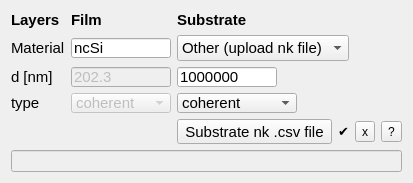
        <widget class="QWidget" name="layoutWidget_6">
         <property name="geometry">
          <rect>
           <x>10</x>
           <y>10</y>
           <width>453</width>
           <height>183</height>
          </rect>
         </property>
         <layout class="QGridLayout" name="gridLayout_2">
          <property name="sizeConstraint">
           <enum>QLayout::SetFixedSize</enum>
          </property>
          <item row="3" column="1">
           <widget class="QComboBox" name="RT_type_1">
            <property name="enabled">
             <bool>false</bool>
            </property>
            <property name="sizePolicy">
             <sizepolicy hsizetype="Maximum" vsizetype="Maximum">
              <horstretch>0</horstretch>
              <verstretch>0</verstretch>
             </sizepolicy>
            </property>
            <property name="minimumSize">
             <size>
              <width>100</width>
              <height>0</height>
             </size>
            </property>
            <property name="maximumSize">
             <size>
              <width>100</width>
              <height>20</height>
             </size>
            </property>
            <property name="font">
             <font>
              <pointsize>11</pointsize>
              <kerning>true</kerning>
             </font>
            </property>
            <property name="editable">
             <bool>false</bool>
            </property>
            <item>
             <property name="text">
              <string>coherent</string>
             </property>
            </item>
            <item>
             <property name="text">
              <string>incoherent</string>
             </property>
            </item>
           </widget>
          </item>
          <item row="1" column="1">
           <widget class="QLineEdit" name="RT_material_1">
            <property name="enabled">
             <bool>true</bool>
            </property>
            <property name="sizePolicy">
             <sizepolicy hsizetype="Maximum" vsizetype="Maximum">
              <horstretch>0</horstretch>
              <verstretch>0</verstretch>
             </sizepolicy>
            </property>
            <property name="maximumSize">
             <size>
              <width>100</width>
              <height>20</height>
             </size>
            </property>
            <property name="font">
             <font>
              <pointsize>11</pointsize>
              <kerning>true</kerning>
             </font>
            </property>
            <property name="text">
             <string>ncSi</string>
            </property>
           </widget>
          </item>
          <item row="2" column="0">
           <widget class="QLabel" name="RT_label_d">
            <property name="sizePolicy">
             <sizepolicy hsizetype="Maximum" vsizetype="Maximum">
              <horstretch>0</horstretch>
              <verstretch>0</verstretch>
             </sizepolicy>
            </property>
            <property name="maximumSize">
             <size>
              <width>60</width>
              <height>20</height>
             </size>
            </property>
            <property name="font">
             <font>
              <pointsize>11</pointsize>
              <weight>50</weight>
              <bold>false</bold>
              <kerning>true</kerning>
             </font>
            </property>
            <property name="text">
             <string>d [nm]</string>
            </property>
           </widget>
          </item>
          <item row="2" column="1">
           <widget class="QLineEdit" name="RT_d_1">
            <property name="enabled">
             <bool>false</bool>
            </property>
            <property name="sizePolicy">
             <sizepolicy hsizetype="Maximum" vsizetype="Maximum">
              <horstretch>0</horstretch>
              <verstretch>0</verstretch>
             </sizepolicy>
            </property>
            <property name="minimumSize">
             <size>
              <width>100</width>
              <height>0</height>
             </size>
            </property>
            <property name="maximumSize">
             <size>
              <width>100</width>
              <height>20</height>
             </size>
            </property>
            <property name="font">
             <font>
              <pointsize>11</pointsize>
              <kerning>true</kerning>
             </font>
            </property>
            <property name="text">
             <string>202.3</string>
            </property>
           </widget>
          </item>
          <item row="4" column="2">
           <layout class="QHBoxLayout" name="horizontalLayout">
            <item>
             <widget class="QToolButton" name="RT_upload_nk">
              <property name="font">
               <font>
                <pointsize>11</pointsize>
                <kerning>true</kerning>
               </font>
              </property>
              <property name="text">
               <string>Substrate nk .csv file</string>
              </property>
             </widget>
            </item>
           </layout>
          </item>
          <item row="4" column="5">
           <widget class="QToolButton" name="help_subs_RT">
            <property name="text">
             <string>?</string>
            </property>
           </widget>
          </item>
          <item row="1" column="2" colspan="2">
           <widget class="QComboBox" name="RT_substrate">
            <property name="sizePolicy">
             <sizepolicy hsizetype="Maximum" vsizetype="Maximum">
              <horstretch>0</horstretch>
              <verstretch>0</verstretch>
             </sizepolicy>
            </property>
            <property name="maximumSize">
             <size>
              <width>200</width>
              <height>30</height>
             </size>
            </property>
            <property name="font">
             <font>
              <pointsize>11</pointsize>
              <kerning>true</kerning>
             </font>
            </property>
            <property name="editable">
             <bool>false</bool>
            </property>
            <item>
             <property name="text">
              <string>Other (upload nk file)</string>
             </property>
            </item>
            <item>
             <property name="text">
              <string>Corning Glass</string>
             </property>
            </item>
            <item>
             <property name="text">
              <string>c-Si</string>
             </property>
            </item>
           </widget>
          </item>
          <item row="3" column="0">
           <widget class="QLabel" name="RT_label_type">
            <property name="sizePolicy">
             <sizepolicy hsizetype="Maximum" vsizetype="Maximum">
              <horstretch>0</horstretch>
              <verstretch>0</verstretch>
             </sizepolicy>
            </property>
            <property name="maximumSize">
             <size>
              <width>60</width>
              <height>20</height>
             </size>
            </property>
            <property name="font">
             <font>
              <pointsize>11</pointsize>
              <weight>50</weight>
              <bold>false</bold>
              <kerning>true</kerning>
             </font>
            </property>
            <property name="text">
             <string>type</string>
            </property>
           </widget>
          </item>
          <item row="4" column="3">
           <widget class="QLabel" name="RT_upload_nk_check">
            <property name="maximumSize">
             <size>
              <width>15</width>
              <height>16777215</height>
             </size>
            </property>
            <property name="font">
             <font>
              <pointsize>10</pointsize>
              <italic>true</italic>
              <kerning>true</kerning>
             </font>
            </property>
            <property name="text">
             <string>✔</string>
            </property>
           </widget>
          </item>
          <item row="1" column="0">
           <widget class="QLabel" name="RT_label_material">
            <property name="sizePolicy">
             <sizepolicy hsizetype="Maximum" vsizetype="Maximum">
              <horstretch>0</horstretch>
              <verstretch>0</verstretch>
             </sizepolicy>
            </property>
            <property name="maximumSize">
             <size>
              <width>60</width>
              <height>20</height>
             </size>
            </property>
            <property name="font">
             <font>
              <pointsize>11</pointsize>
              <weight>50</weight>
              <bold>false</bold>
              <kerning>true</kerning>
             </font>
            </property>
            <property name="text">
             <string>Material</string>
            </property>
           </widget>
          </item>
          <item row="0" column="2">
           <widget class="QLabel" name="RT_label_j_2">
            <property name="sizePolicy">
             <sizepolicy hsizetype="Maximum" vsizetype="Maximum">
              <horstretch>0</horstretch>
              <verstretch>0</verstretch>
             </sizepolicy>
            </property>
            <property name="maximumSize">
             <size>
              <width>100</width>
              <height>20</height>
             </size>
            </property>
            <property name="font">
             <font>
              <pointsize>11</pointsize>
              <weight>75</weight>
              <bold>true</bold>
              <kerning>true</kerning>
             </font>
            </property>
            <property name="text">
             <string>Substrate</string>
            </property>
           </widget>
          </item>
          <item row="0" column="0">
           <widget class="QLabel" name="RT_label_layers">
            <property name="sizePolicy">
             <sizepolicy hsizetype="Maximum" vsizetype="Maximum">
              <horstretch>0</horstretch>
              <verstretch>0</verstretch>
             </sizepolicy>
            </property>
            <property name="maximumSize">
             <size>
              <width>60</width>
              <height>20</height>
             </size>
            </property>
            <property name="font">
             <font>
              <pointsize>11</pointsize>
              <weight>75</weight>
              <bold>true</bold>
              <kerning>true</kerning>
             </font>
            </property>
            <property name="text">
             <string>Layers </string>
            </property>
           </widget>
          </item>
          <item row="4" column="4">
           <widget class="QToolButton" name="RT_delete_subs">
            <property name="text">
             <string>x</string>
            </property>
           </widget>
          </item>
          <item row="0" column="1">
           <widget class="QLabel" name="RT_label_j_1">
            <property name="sizePolicy">
             <sizepolicy hsizetype="Maximum" vsizetype="Maximum">
              <horstretch>0</horstretch>
              <verstretch>0</verstretch>
             </sizepolicy>
            </property>
            <property name="minimumSize">
             <size>
              <width>100</width>
              <height>0</height>
             </size>
            </property>
            <property name="maximumSize">
             <size>
              <width>100</width>
              <height>20</height>
             </size>
            </property>
            <property name="font">
             <font>
              <pointsize>11</pointsize>
              <weight>75</weight>
              <bold>true</bold>
              <kerning>true</kerning>
             </font>
            </property>
            <property name="text">
             <string>Film</string>
            </property>
           </widget>
          </item>
          <item row="3" column="2">
           <widget class="QComboBox" name="RT_type_subs">
            <property name="sizePolicy">
             <sizepolicy hsizetype="Maximum" vsizetype="Maximum">
              <horstretch>0</horstretch>
              <verstretch>0</verstretch>
             </sizepolicy>
            </property>
            <property name="maximumSize">
             <size>
              <width>120</width>
              <height>20</height>
             </size>
            </property>
            <property name="font">
             <font>
              <pointsize>11</pointsize>
              <kerning>true</kerning>
             </font>
            </property>
            <property name="editable">
             <bool>false</bool>
            </property>
            <item>
             <property name="text">
              <string>coherent</string>
             </property>
            </item>
            <item>
             <property name="text">
              <string>incoherent</string>
             </property>
            </item>
           </widget>
          </item>
          <item row="2" column="2">
           <widget class="QLineEdit" name="RT_d_2">
            <property name="enabled">
             <bool>true</bool>
            </property>
            <property name="sizePolicy">
             <sizepolicy hsizetype="Maximum" vsizetype="Maximum">
              <horstretch>0</horstretch>
              <verstretch>0</verstretch>
             </sizepolicy>
            </property>
            <property name="maximumSize">
             <size>
              <width>100</width>
              <height>20</height>
             </size>
            </property>
            <property name="font">
             <font>
              <pointsize>11</pointsize>
              <kerning>true</kerning>
             </font>
            </property>
            <property name="text">
             <string>1000000</string>
            </property>
           </widget>
          </item>
          <item row="5" column="0" colspan="6">
           <widget class="QLineEdit" name="RT_subs_file">
            <property name="enabled">
             <bool>false</bool>
            </property>
           </widget>
          </item>
         </layout>
        </widget>
